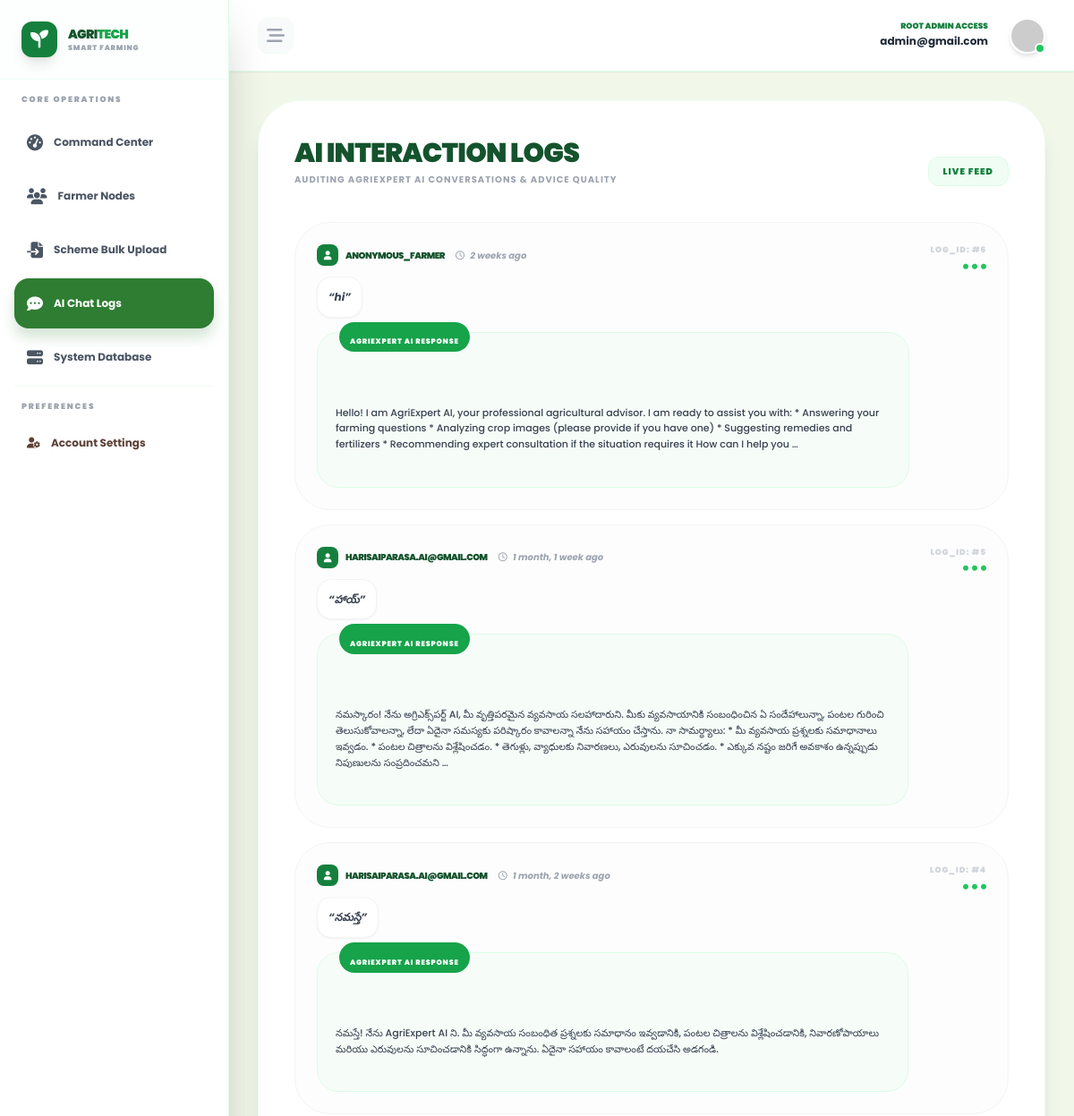
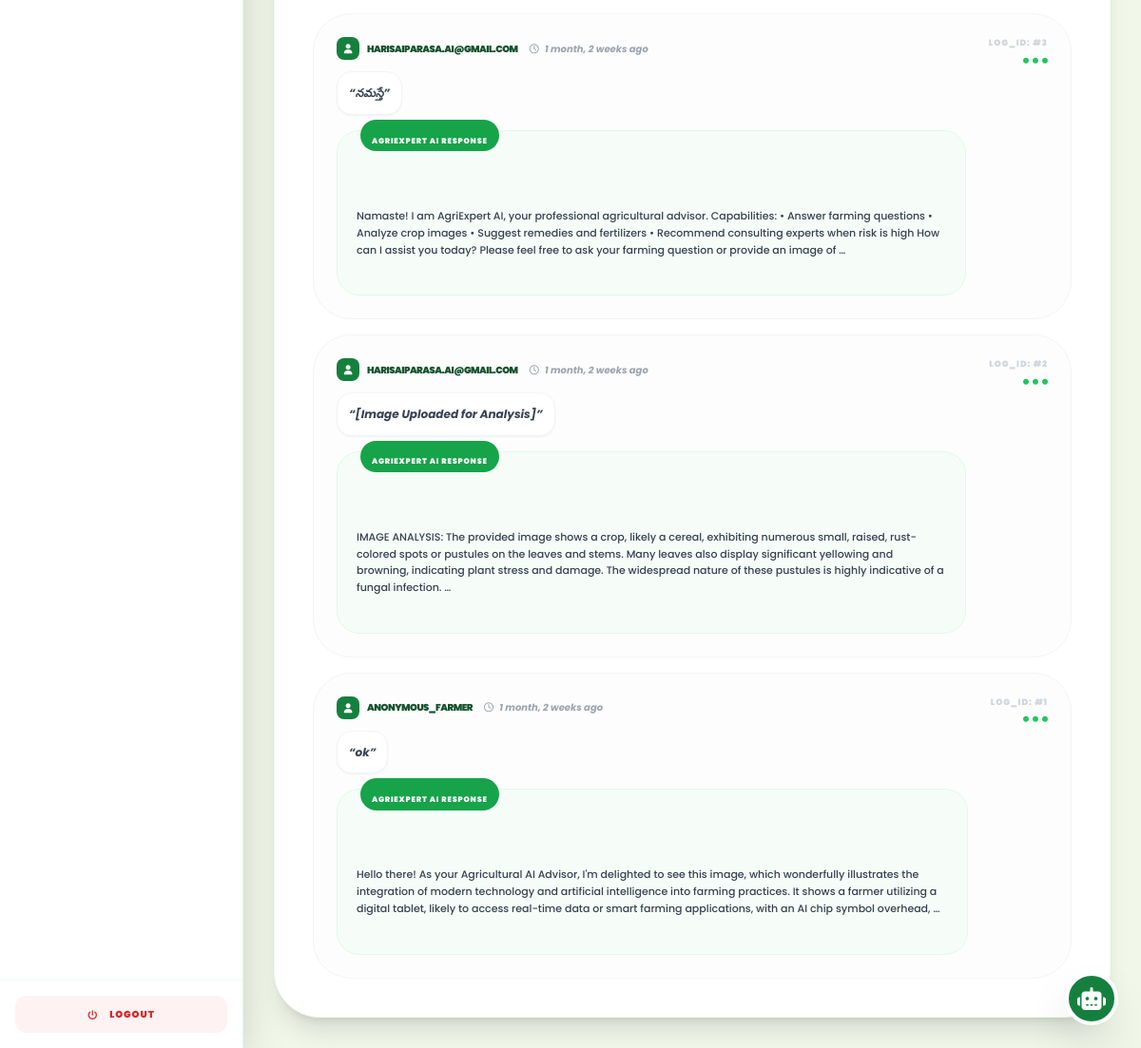
The app's page /en/admin-center/chat-logs/ (signed in) with its own data (2 pictures, top to bottom).
### accounts/models.py (models this page shows, shortened)
class User(AbstractUser):
    username = None
    email = models.EmailField(unique=True)
    is_verified = models.BooleanField(default=False)
    login_count = models.PositiveIntegerField(default=0)
    USERNAME_FIELD = 'email'
    REQUIRED_FIELDS = []
    objects = CustomUserManager()

### chatbot/models.py (models this page shows, shortened)
class ChatConversation(models.Model):
    user = models.ForeignKey(User, on_delete=models.SET_NULL, null=True, blank=True)
    message = models.TextField()
    response = models.TextField()
    language = models.CharField(max_length=10, default='en')
    is_anonymous = models.BooleanField(default=True)
    timestamp = models.DateTimeField(auto_now_add=True)

### portal/views.py (the view)
# urls.py: path('admin-center/chat-logs/', portal_views.admin_chat_logs_view, name='admin_chat_logs'),
@user_passes_test(lambda u: u.is_superuser)
def admin_chat_logs_view(request):
    logs = ChatConversation.objects.all().order_by('-timestamp')[:50]
    return render(request, 'dashboards/admin_chat_logs.html', {'logs': logs})

### portal/context_processors.py (called while the page is built)
def base_template(request):
    if request.user.is_authenticated:
        return {"base_template": "base2.html"}
    return {"base_template": "base1.html"}

### templates/dashboards/admin_chat_logs.html (shortened to what this page needs)
{% extends 'base2.html' %}
{% load i18n %}
{% block content %}
<div class="p-10 bg-white rounded-[3rem] shadow-xl border border-green-50 animate-in fade-in duration-700">
    <div class="mb-10 flex justify-between items-end">
        <div>
            <h2 class="text-3xl font-black text-green-900 uppercase tracking-tight">
                {% translate "AI Interaction Logs" %}
            </h2>
            <p class="text-[10px] font-bold text-gray-400 uppercase tracking-widest mt-1">
                {% translate "Auditing AgriExpert AI Conversations & Advice Quality" %}
            </p>
        </div>
        <div class="flex gap-2">
            <span class="px-4 py-2 bg-green-50 text-green-700 rounded-xl text-[10px] font-black uppercase tracking-widest border border-green-100">
                {% translate "Live Feed" %}
            </span>
        </div>
    </div>
    <div class="space-y-4">
        {% for log in logs %}
        <div class="p-6 rounded-[2.5rem] border border-gray-100 bg-gray-50/40 flex justify-between items-start gap-6 hover:border-green-200 transition-colors">
            <div class="flex-1">
                <div class="flex items-center gap-3 mb-3">
                    <div class="flex items-center gap-2">
                        <div class="w-6 h-6 bg-green-700 rounded-lg flex items-center justify-center">
                            <i class="fa-solid fa-user text-[10px] text-white"></i>
                        </div>
                        <span class="text-[10px] font-black text-green-900 uppercase tracking-tighter">
                            {% if log.user %}
                                {{ log.user.email }}
                            {% else %}
                                {% translate "ANONYMOUS_FARMER" %}
                            {% endif %}
                        </span>
                    </div>
                    <span class="text-[10px] font-bold text-gray-400 italic">
                        <i class="fa-regular fa-clock mr-1"></i> {{ log.timestamp|timesince }} {% translate "ago" %}
                    </span>
                </div>
                <div class="mb-4">
                    <p class="text-xs font-bold text-gray-700 leading-relaxed italic bg-white p-3 rounded-2xl border border-gray-100 shadow-sm inline-block">
                        “{{ log.message }}”
                    </p>
                </div>
                <div class="bg-green-50/50 p-5 rounded-3xl border border-green-100 text-[11px] text-gray-700 font-medium whitespace-pre-line relative">
                    <div class="absolute -top-3 left-6 px-3 py-1 bg-green-600 text-white rounded-full text-[8px] font-black uppercase tracking-widest">
                        {% translate "AgriExpert AI Response" %}
                    </div>
                    <div class="mt-2 leading-relaxed">
                        {{ log.response|truncatewords:50 }}
                    </div>
                </div>
            </div>
            <div class="text-right flex flex-col items-end gap-2">
                <span class="text-[9px] font-black text-gray-300 uppercase tracking-widest">
                    {% translate "LOG_ID" %}: #{{ log.id }}
                </span>
                <div class="flex gap-1">
                    <i class="fa-solid fa-circle text-[6px] text-green-500"></i>
                    <i class="fa-solid fa-circle text-[6px] text-green-500"></i>
                    <i class="fa-solid fa-circle text-[6px] text-green-500"></i>
                </div>
            </div>
        </div>
        {% endfor %}
    </div>
</div>
{% endblock %}

### templates/base2.html (shortened to what this page needs)
{% load i18n %}
<!DOCTYPE html>
<html lang="{{ LANGUAGE_CODE }}">
<head>
    <script src="https://cdn.tailwindcss.com"></script>
    <link rel="stylesheet" href="https://cdnjs.cloudflare.com/ajax/libs/font-awesome/6.4.0/css/all.min.css">
</head>
<body class="min-h-screen flex">
    <aside id="sidebar" class="w-64 bg-white border-r border-green-100 h-screen flex flex-col sidebar-transition z-50 shrink-0 shadow-2xl">
        <div class="p-6 flex items-center gap-3 border-b border-green-50 bg-green-50/20">
            <div class="relative w-10 h-10 bg-green-700 rounded-xl flex items-center justify-center text-white shadow-lg shrink-0">
                <i class="fa-solid fa-seedling text-xl"></i>
            </div>
            <div class="flex flex-col logo-text">
                <span class="font-black text-sm tracking-tighter text-green-900 uppercase">Agri<span class="text-green-600">Tech</span></span>
                <span class="text-[8px] uppercase tracking-widest font-black text-gray-400">{% translate "Smart Farming" %}</span>
            </div>
        </div>
        <nav id="nav-container" class="flex-1 p-4 space-y-1 overflow-y-auto">
            {% if user.is_superuser %}
                {% include "partials/sidebar_admin.html" %}
            {% else %}
                {% include "partials/sidebar_user.html" %}
            {% endif %}
            <div class="pt-4 mt-4 border-t border-green-50">
                <p class="nav-header text-[9px] font-black text-gray-400 uppercase tracking-[0.2em] ml-2 mb-3">{% translate "Preferences" %}</p>
                <a href="{% url 'profile_settings' %}" class="nav-item flex items-center gap-3 p-3.5 rounded-2xl text-white-600 hover:bg-green-50 transition-all font-bold text-xs ">
                    <i class="fa-solid fa-user-gear"></i>
                    <span class="nav-text">{% translate "Account Settings" %}</span>
                </a>
            </div>
        </nav>
        <div class="p-4 border-t border-green-50">
            <form action="{% url 'accounts:logout' %}" method="post">
                <button type="submit" class="w-full flex items-center justify-center gap-3 p-3 rounded-xl bg-red-50 text-red-600 hover:bg-red-600 hover:text-white transition-all font-black text-[10px] uppercase tracking-widest">
                    <i class="fa-solid fa-power-off"></i>
                    <span class="nav-text">{% translate "Logout" %}</span>
                </button>
            </form>
        </div>
    </aside>
    <div class="flex-1 flex flex-col h-screen overflow-hidden">
        <header class="h-20 bg-white border-b border-green-100 flex items-center justify-between px-8 shrink-0 z-40 shadow-sm">
            <div class="flex items-center gap-4">
                <button onclick="toggleSidebar()" class="w-10 h-10 flex items-center justify-center rounded-xl bg-gray-50 text-gray-400 hover:text-green-700 transition-all border border-green-50">
                    <i class="fa-solid fa-bars-staggered text-xl"></i>
                </button>
            </div>
            <div class="flex items-center gap-6">
                <div class="text-right hidden md:block">
                    <p class="text-[9px] font-black text-green-700 uppercase leading-none mb-1">
                        {% if user.is_superuser %}{% translate "ROOT ADMIN ACCESS" %}{% else %}{% translate "VERIFIED FARMER" %}{% endif %}
                    </p>
                    <p class="text-xs font-bold text-gray-800">{{ user.email }}</p>
                </div>
                <div class="relative group cursor-pointer">
                    <img src="https://ui-avatars.com/api/?name={{ user.email }}&background=2E7D32&color=fff&bold=true"
                         class="w-10 h-10 rounded-full border-2 border-white shadow-md" alt="User Profile">
                    <div class="absolute bottom-0 right-0 w-3 h-3 bg-green-500 border-2 border-white rounded-full"></div>
                </div>
            </div>
        </header>
        <section class="flex-1 overflow-y-auto p-8 bg-[#F1F8E9]/50">
            <div class="max-w-7xl mx-auto">
                {% block content %}{% endblock %}
            </div>
        </section>
    </div>
    <div class="fixed bottom-6 right-6 z-50">
        <a href="{% url 'chatbot:chat_home' %}"
           title="{% translate 'Ask AgriExpert AI' %}"
           class="w-14 h-14 bg-green-700 rounded-full flex items-center justify-center text-white shadow-2xl hover:scale-110 hover:rotate-12 transition-all border-4 border-white">
            <i class="fa-solid fa-robot text-2xl"></i>
        </a>
    </div>
</body>
</html>

### templates/base2.html (style rules this page uses)
:root { --primary-green: #2E7D32; --light-green: #A5D6A7; --bg-wash: #F1F8E9; --earth-brown: #5D4037; }
body { font-family: 'Poppins', sans-serif; overflow: hidden; background-color: var(--bg-wash); color: var(--earth-brown); }
.sidebar-transition { transition: all 0.3s cubic-bezier(0.4, 0, 0.2, 1); }

### templates/dashboards/admin_chat_logs.html (style rules this page uses)
.whitespace-pre-line { line-height: 1.6; }

### records on screen
User: email "admin@gmail.com"
ChatConversation: timestamp "2 weeks", message "hi", response "Hello! I am AgriExpert AI, your professional agricultural advisor. I am ready to assist you with: * Answering your farming questions * Analyzing crop images (please provide if you have one) * Suggesting remedies and fertilizers * Recommending expert consultation if the situation requires it How can I help you …", id "6"
ChatConversation: user.email "HARISAIPARASA.AI@GMAIL.COM", timestamp "1 month, 1 week", message "హాయ్", response "నమస్కారం! నేను అగ్రిఎక్స్‌పర్ట్ AI, మీ వృత్తిపరమైన వ్యవసాయ సలహాదారుని. మీకు వ్యవసాయానికి సంబంధించిన ఏ సందేహాలున్నా, పంటల గురించి తెలుసుకోవాలన్నా, లేదా ఏదైనా సమస్యకు పరిష్కారం కావాలన్నా నేను సహాయం చేస్తాను. నా సామర్థ్యాలు: * మీ వ్యవసాయ ప్రశ్నలకు సమాధానాలు ఇవ్వడం. * పంటల చిత్రాలను విశ్లేషించడం. * తెగుళ్లు, వ్యాధులకు నివారణలు, ఎరువులను సూచించడం. * ఎక్కువ నష్టం జరిగే అవకాశం ఉన్నప్పుడు నిపుణులను సంప్రదించమని …", id "5"
ChatConversation: user.email "HARISAIPARASA.AI@GMAIL.COM", timestamp "1 month, 2 weeks", message "నమస్తే", response "నమస్తే! నేను AgriExpert AI ని. మీ వ్యవసాయ సంబంధిత ప్రశ్నలకు సమాధానం ఇవ్వడానికి, పంటల చిత్రాలను విశ్లేషించడానికి, నివారణోపాయాలు మరియు ఎరువులను సూచించడానికి సిద్ధంగా ఉన్నాను. ఏదైనా సహాయం కావాలంటే దయచేసి అడగండి.", id "4"
ChatConversation: user.email "HARISAIPARASA.AI@GMAIL.COM", timestamp "1 month, 2 weeks", message "నమస్తే", response "Namaste! I am AgriExpert AI, your professional agricultural advisor. Capabilities: • Answer farming questions • Analyze crop images • Suggest remedies and fertilizers • Recommend consulting experts when risk is high How can I assist you today? Please feel free to ask your farming question or provide an image of …", id "3"
ChatConversation: user.email "HARISAIPARASA.AI@GMAIL.COM", timestamp "1 month, 2 weeks", message "[Image Uploaded for Analysis]", response "IMAGE ANALYSIS: The provided image shows a crop, likely a cereal, exhibiting numerous small, raised, rust-colored spots or pustules on the leaves and stems. Many leaves also display significant yellowing and browning, indicating plant stress and damage. The widespread nature of these pustules is highly indicative of a fungal infection. …", id "2"
ChatConversation: timestamp "1 month, 2 weeks", message "ok", response "Hello there! As your Agricultural AI Advisor, I'm delighted to see this image, which wonderfully illustrates the integration of modern technology and artificial intelligence into farming practices. It shows a farmer utilizing a digital tablet, likely to access real-time data or smart farming applications, with an AI chip symbol overhead, …", id "1"
